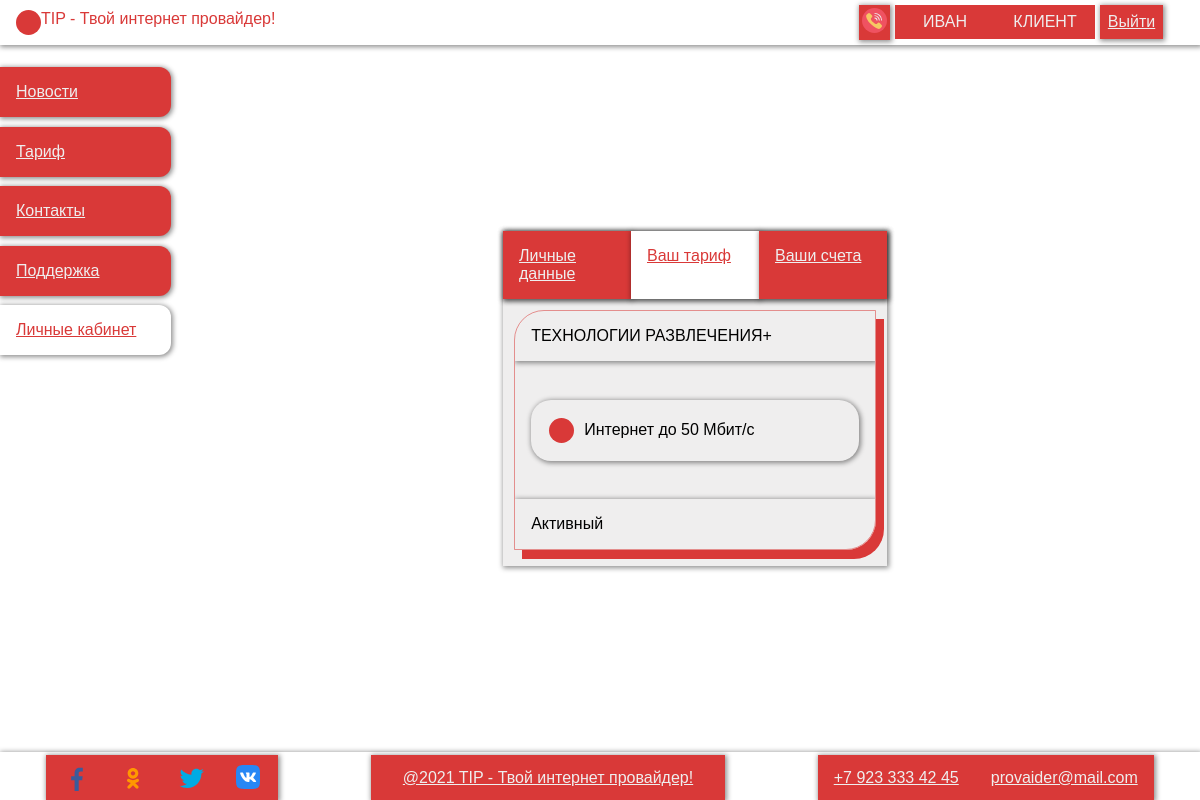
Page /Task_IP/user/tariff (signed in) on the committed database.
### tables this page shows
CREATE TABLE `user` (
  `id` int(11) NOT NULL,
  `login` varchar(255) NOT NULL,
  `password` varchar(255) NOT NULL,
  `surname` varchar(255) NOT NULL,
  `name` varchar(255) NOT NULL,
  `patronymic` varchar(255) NOT NULL,
  `phone` varchar(255) NOT NULL,
  `email` varchar(255) NOT NULL,
  `role_id` int(11) NOT NULL
);

CREATE TABLE `role` (
  `id` int(11) NOT NULL,
  `title` varchar(255) NOT NULL
);

CREATE TABLE `tariff` (
  `id` int(11) NOT NULL,
  `title` varchar(255) NOT NULL,
  `description` varchar(255) NOT NULL,
  `price` decimal(18,2) NOT NULL,
  `relevance` tinyint(1) NOT NULL
);

CREATE TABLE `contract` (
  `id` int(11) NOT NULL,
  `app_id` int(11) NOT NULL,
  `date` datetime NOT NULL,
  `state` varchar(255) NOT NULL,
  `operator_id` int(11) NOT NULL
);

### controllers/user.php (called while the page is built, shortened)
<?
include_once "./repositories/usersR.php";
include_once "./repositories/tariffR.php";
include_once "./repositories/contractR.php";
include_once "./repositories/applicationR.php";
class user {
    public function tariff() {
        if (isset($_SESSION['user_id'])) {
            $this->user_contract = contractR::GetByUserId($_SESSION['user_id']);
            $this->user_contract_row =  $this->user_contract->num_rows;
            $this->user_app = applicationR::GetByUserId($_SESSION['user_id']);
            $this->user_app_row = $this->user_app->num_rows;
            if($this->user_contract_row > 0) {
                $this->user_contract_object = $this->user_contract->fetch_object();
                $this->user_app_object = applicationR::GetById($this->user_contract_object->app_id)->fetch_object();
                $this->tariff = tariffR::GetTariffsById($this->user_app_object->tariff_id)->fetch_object();
            } else if($this->user_app_row > 0) {
                $this->user_app_object = $this->user_app->fetch_object();
                $this->message = "Заявка успешно отправленна<br>Статус ".$this->user_app_object->state;
            } else $this->message = 'У вас нет тарифа';
        }
        view();
    }
}

### index.php (called while the page is built, shortened)
<?
include_once "./utilits/view.php";
include_once "./utilits/router.php";

### repositories/usersR.php (called while the page is built, shortened)
<?
class usersR {
    static public function GetRoleById($roleId) {
        global $db;
        $query = "select * from role where id = '$roleId'";
        $result = $db->query($query);
        return $result->fetch_object();
    }
    static public function GetById($id) {
        global $db;
        $query = "select * from user where `id` = '$id'";
        $result = $db->query($query);
        return $result->fetch_object();
    }
}

### repositories/contractR.php (called while the page is built, shortened)
<?
class contractR {
    static public function GetByUserId($id) {
        global $db;
        $query = "
           select * from `contract` where `id` = '$id'
        ";
        $result = $db->query($query);
        return $result;
    }
}

### repositories/applicationR.php (called while the page is built, shortened)
<?
class applicationR {
    static public function GetById($id) {
        global $db;
        $query = "
           select * from `application` where `id` = '$id'
        ";
        $result = $db->query($query);
        return $result;
    }
}

### repositories/tariffR.php (called while the page is built, shortened)
<?
class tariffR {
    static public function GetTariffsById($id) {
        global $db;
        $query = "select * from `tariff` where `id` = '$id'";
        $result = $db->query($query);
        return $result;
    }
    static public function getService($tariff) {
        $array = explode("\r\n", $tariff->description);
        return $array;
    }
}

### views/user/tariff.php (the view, shortened to what this page needs)
<div class="content">
    <div class="layout--form">
        <form class="rate b-s form--m">
            <? include_once 'views/user/partials/user_navigation.php' ?>
            <?if($_this->user_contract_row > 0) {?>
            <div class="user-rate card">
                <div class="c__title b-s">
                    <? print $_this->tariff->title ?>
                </div>
                <div class="c__body">
                <?
                    $services = tariffR::getService($_this->tariff);
                    foreach ($services as $key => $s) {
                        ?>
                            <div class="c__item">
                                <div class="desc r">
                                    <div class="l-img"></div>
                                    <span class="description"><?print $s?></span>
                                </div>
                            </div>
                        <?
                    }
                ?>
                </div>
                <div class="c__btn b-s">
                    <? if ($_this->user_contract_object->state == STATE_AWAITING_PAY) { ?>
                    <a href='../user/account'> <? print $_this->user_contract_object->state ?></a>
                    <?} else { ?>
                    <a> <? print $_this->user_contract_object->state ?></a>
                    <?}?>
                </div>
            </div>
            <?}?>
        </form>
    </div>
</div>

### views/shared/partials/header.php (shortened to what this page needs)
<?
    if (isset($_SESSION['user_id'], $_SESSION['role_id'])) {
        $role = usersR::GetRoleById($_SESSION['role_id'])->title;
        $user = usersR::GetById($_SESSION['user_id']);
    } else {
        $role = "гость";
    }
?>
<header class="header r--j b-s">
    <a href="<?print $staticPath?>/" class="logotip r">
        <div class="l-img"></div>
        <div class="l-title">TIP - Твой интернет провайдер!</div>
    </a>
    <div class="auth boxs">
        <a id='phone-a' class='a--img'><img title='Заказать звонок' src="<?print $staticPath;?>/public/src/svg/phone-call.svg"></a>
        <?if ($role == "гость") {?>
            <a href="<?print $staticPath?>/auth/">Войти</a>
            <a href="<?print $staticPath?>/auth/registration">Регистрация</a>
        <?} else {?>
            <div class="user-box">
                <span><?print $user->name?></span>
                <br>
                <span><?print $role?></span>
            </div>
            <a href="<?print $staticPath?>/auth/logout">Выйти</a>
        <?}?>
    </div>
</header>

### public/css/style.css (style rules this page uses)
.auth .user-box, .boxs--footer, .boxs { align-items: center; min-width: 200px; justify-content: space-between; }
.boxs a, .boxs button, .boxs span { box-shadow: var(--shadow-box); background: var(--color-red); color: var(--color-while-up); padding: 0.5rem; margin: 0.3rem; flex: 1; text-align: center; }
.a--img { padding: 3px !important; }
.c__title { color: var(--color-black); padding: 1rem; margin: 0 0 1rem 0; text-transform: uppercase; }
.card { border: 1px solid #d9393887; border-radius: 30px 0 30px 0; overflow: hidden; max-width: 350px; box-shadow: 8px 9px 0px 0px #d93938 !important; min-height: 450px; min-width: 350px; margin: 0.7rem; margin-bottom: 3rem; display: flex; flex-direction: column; }
.card .c__body { flex: 1; margin: 1rem; }
.card .c__body .c__item { display: flex; }
.card .c__body .c__item a, .card .c__body .c__item .desc { flex: 1; padding: 0.5rem; border-radius: 20px; margin: 0.4rem 0; box-shadow: var(--shadow-box); }
.card .c__body .c__item .desc { align-items: center; }
.card .c__body .c__item .desc .l-img { margin: 10px; }
.card .c__btn { margin: 1rem 0 0 0; }
.card .c__btn a, .card .c__btn button { color: var(--color-black); padding: 1rem; flex: 1; justify-content: space-between; display: flex; }
form { background: var(--color-while-up); display: flex; flex-direction: column; }
.form--m { max-width: 780px; }
.layout--grid { display: grid; grid-template-columns: minmax(190px, 1fr) 6fr; grid-template-rows: min-content 1fr max-content; grid-template-areas: "h h" "n m" "f f"; }
body { height: 100vh; }
.header { grid-area: h; padding-right: 2rem; }
.header a.logotip { color: var(--color-red); text-decoration: none; margin: auto 1rem; }
.content { margin: 0.33rem 0; flex: 1; }
.layout--form { display: flex; flex-direction: column; justify-content: center; align-items: center; height: 100%; }
.c, .boxs--nav, .card .c__btn, .r--j, .r, .auth .user-box, .boxs, .boxs--footer { display: flex; }
.r--j, .r { flex-direction: row; }
.c, .boxs--nav, .card .c__btn { flex-direction: column; }
.r--j { justify-content: space-between; }
.b-s { box-shadow: var(--shadow-box); }
.rate .user-rate { position: sticky; top: 70px; min-height: auto; }
.rate .user-rate.card { max-width: none; margin-bottom: 1rem; }
.auth .user-box span { margin: 0; box-shadow: none; text-transform: uppercase; }
:root { --color-red: #d93938; --color-while-up: #efeeee; --color-while: #fff; --color-black: #000; --shadow-box: 1px 1px 5px 1px #00000070; }
* { font-family: Verdana, Geneva, Tahoma, sans-serif; margin: 0; padding: 0; box-sizing: border-box; font-size: 16px; }
.l-img { background: var(--color-red); width: 25px; height: 25px; border-radius: 100%; }
#phone-a { cursor: pointer; }

### rows in the picture
user: name "ИВАН"
role: title "КЛИЕНТ"
tariff: title "ТЕХНОЛОГИИ РАЗВЛЕЧЕНИЯ+", description "Интернет до 50 Мбит/с"
contract: state "Активный"
